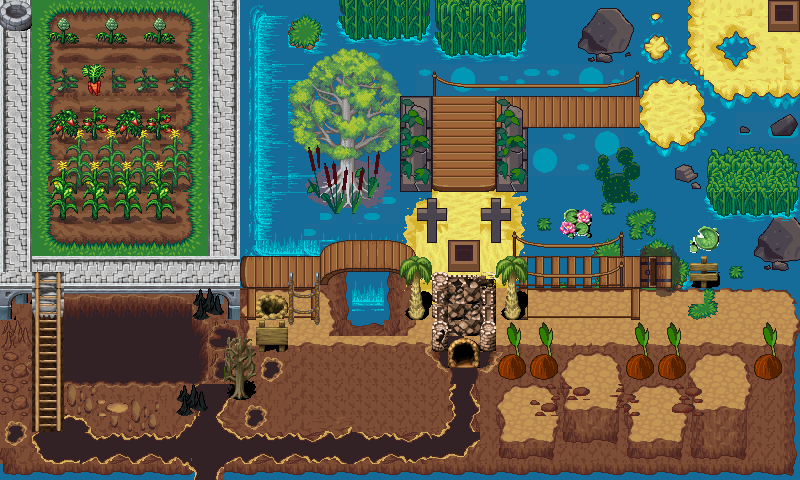

The image is a tile-based game level rendered from a .tmx file. Its description and source (layers, tilesets, objects; grid data summarised) follow:
An orthogonal 50x30 tile map with 16x16 px tiles, 12 tile layers (agua, preenchi sub, caminhodareias , madeira, ...), 5 tilesets.

<map version="1.0" orientation="orthogonal" renderorder="right-down" width="50" height="30" tilewidth="16" tileheight="16" nextobjectid="1">
 <tileset firstgid="1" name="terrain_atlas" tilewidth="16" tileheight="16" tilecount="4096" columns="64">
  <image source="terrain_atlas.png" width="1024" height="1024" />
 </tileset>
 <tileset firstgid="4097" name="my_tilesets_" tilewidth="16" tileheight="16" tilecount="1024" columns="32">
  <image source="my_tilesets_.png" width="512" height="512" />
 </tileset>
 <tileset firstgid="5121" name="TileD-2" tilewidth="16" tileheight="16" tilecount="1024" columns="32">
  <image source="TileD-2.png" width="512" height="512" />
 </tileset>
 <tileset firstgid="6145" name="ejmtile" tilewidth="16" tileheight="16" tilecount="108" columns="12">
  <image source="ejmtile.gif" width="203" height="153" />
 </tileset>
 <tileset firstgid="6253" name="tileset" tilewidth="16" tileheight="16" tilecount="84" columns="14">
  <image source="tileset.png" width="224" height="96" />
 </tileset>
 <layer name="agua" width="50" height="30">
  <data>[1500 cells, 1500 non-empty, 34 distinct tile ids]</data>
 </layer>
 <layer name="preenchi sub" width="50" height="30">
  <data>[1500 cells, 657 non-empty, 61 distinct tile ids]</data>
 </layer>
 <layer name="caminhodareias " width="50" height="30">
  <data>[1500 cells, 655 non-empty, 297 distinct tile ids]</data>
 </layer>
 <layer name="madeira" width="50" height="30">
  <data>[1500 cells, 199 non-empty, 114 distinct tile ids]</data>
 </layer>
 <layer name="cimento" width="50" height="30">
  <data>[1500 cells, 86 non-empty, 43 distinct tile ids]</data>
 </layer>
 <layer name="objetos fixos" width="50" height="30">
  <data>[1500 cells, 161 non-empty, 100 distinct tile ids]</data>
 </layer>
 <layer name="bordas" width="50" height="30">
  <data>[1500 cells, 320 non-empty, 161 distinct tile ids]</data>
 </layer>
 <layer name="objetos" width="50" height="30">
  <data>[1500 cells, 112 non-empty, 63 distinct tile ids]</data>
 </layer>
 <layer name="plantas" width="50" height="30">
  <data>[1500 cells, 60 non-empty, 18 distinct tile ids]</data>
 </layer>
 <layer name="plantas2" width="50" height="30">
  <data>[1500 cells, 32 non-empty, 8 distinct tile ids]</data>
 </layer>
 <layer name="plantas3" width="50" height="30">
  <data>[1500 cells, 54 non-empty, 24 distinct tile ids]</data>
 </layer>
 <layer name="houses" width="50" height="30">
  <data>[1500 cells, 4 non-empty, 4 distinct tile ids]</data>
 </layer>
</map>
